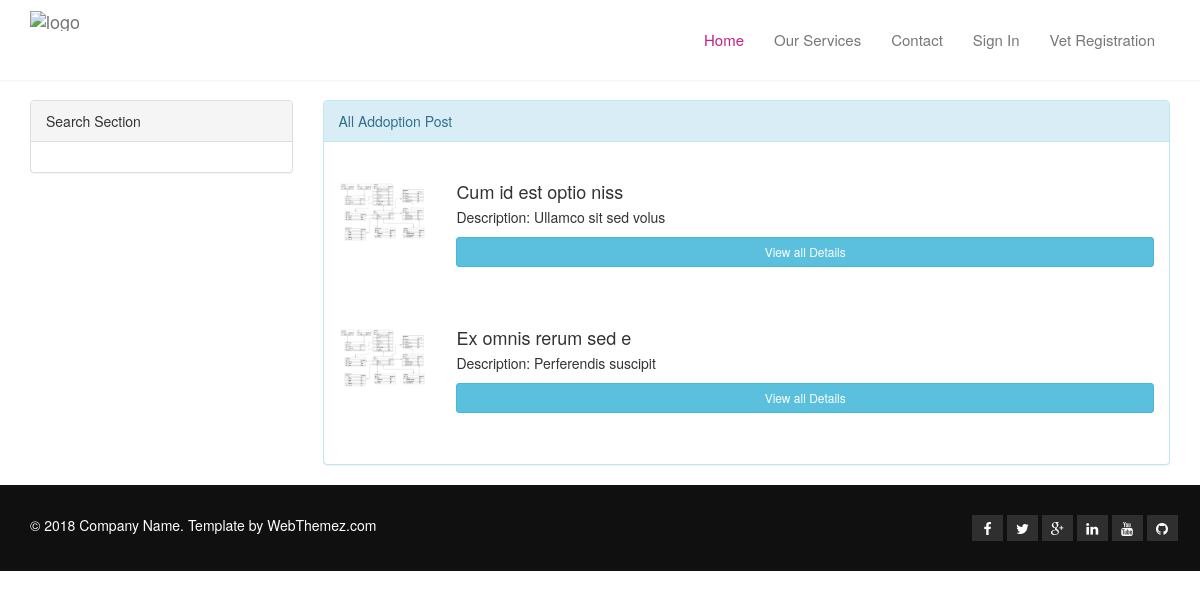
The app's page /addoption.php, older data.
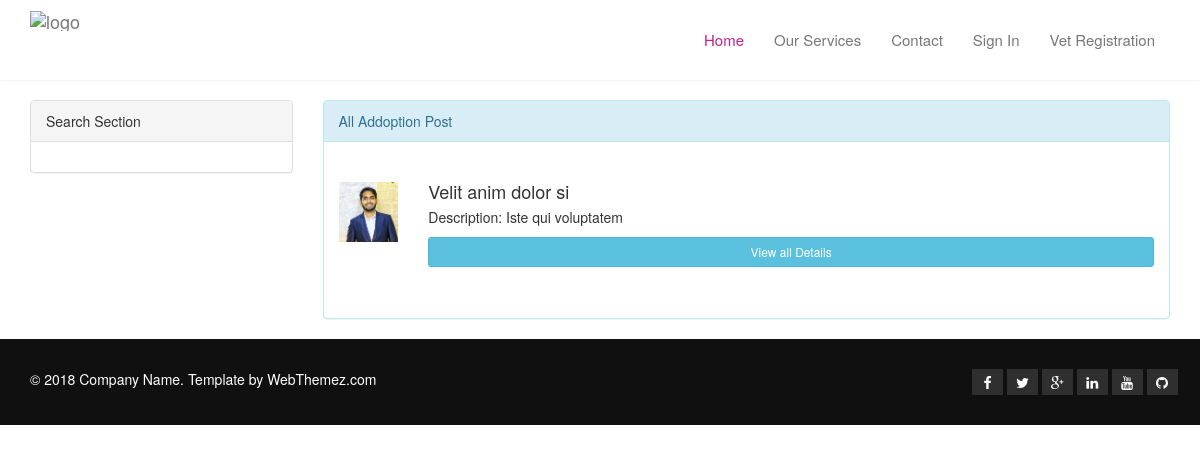
The same page, newer data.
### tables this page shows
CREATE TABLE `adoptionpost` (
  `id` int(11) NOT NULL,
  `title` varchar(200) NOT NULL,
  `description` varchar(400) NOT NULL,
  `image` varchar(400) NOT NULL,
  `location_id` int(11) NOT NULL,
  `address` varchar(400) NOT NULL,
  `contact_info` varchar(200) NOT NULL,
  `user_id` int(11) NOT NULL,
  `status` int(11) NOT NULL DEFAULT 0
);

### addoption.php (the view, shortened to what this page needs)
<?php include_once 'includes/head.php' ?>
<?php include_once 'includes/header.php' ?>
<?php
$conn = connect();
$sql = 'SELECT * FROM adoptionPost';
$result = $conn->query($sql);
?>
<section>
    <div class="container">
        <div class="row">
            <div class="col-sm-3 wow fadeInLeft">
                <div class="panel panel-default">
                    <div class="panel-heading">Search Section</div>
                    <div class="panel-body">
                    </div>
                </div>
            </div>
            <div class="col-sm-9 wow fadeInRight">
                <div class="panel panel-info">
                    <div class="panel-heading">All Addoption Post</div>
                    <div class="panel-body">
                        <div class="row">
                            <?php foreach ($result as $key => $value) { ?>
                                <div class="col-sm-12 "><a href=""></a>
                                    <div class="media service-box">
                                        <div class="pull-left">
                                            <img height="60px" src="images/uploadedImages/<?= $value['image'] ?>" alt="">
                                        </div>
                                        <div class="media-body">
                                            <h4 class="media-heading"><?= $value['title'] ?></h4>
                                            <p>Description: <?= $value['description'] ?></p>
                                            <a class="btn btn-info btn-block btn-sm" href="addoption_details.php?id=<?= $value['id']; ?>">View all Details</a>
                                        </div>
                                    </div>
                                </div>
                            <?php
                            }
                            ?>
                        </div>
                    </div>
                </div>
            </div>
        </div>
    </div>
</section>
<?php include_once 'includes/footer.php' ?>
<?php include_once 'includes/footer_script.php' ?>

Row changes from the older to the newer data that the page shows:
removed adoptionpost: image (picture), title "Cum id est optio niss", description "Ullamco sit sed volus"
removed adoptionpost: image (picture), title "Ex omnis rerum sed e", description "Perferendis suscipit"
added adoptionpost: image (picture), title "Velit anim dolor si", description "Iste qui voluptatem"
